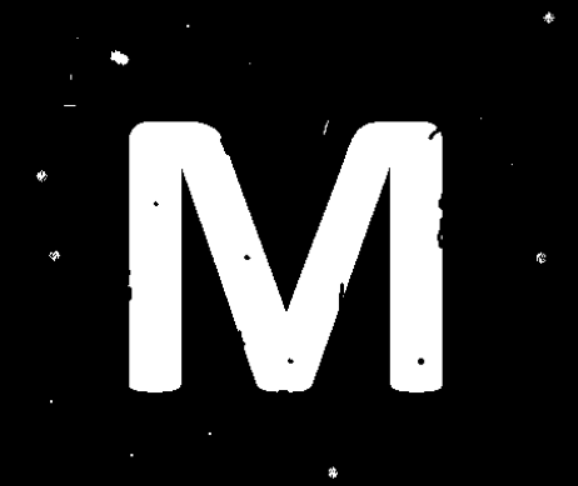
#> input picture 1.png, 578 x 486 px
$ jupyter execute Closing.ipynb
#> lines starting #> are read from the running program, lines starting #| are printed output that depends on the picture
[cell 1]
import cv2
import numpy as np
import matplotlib.pyplot as plt
import os

# Fungsi untuk membaca gambar dan melakukan operasi closing
def proses_closing(nama_file):
    # Pastikan file ada
#> called with nama_file = '1.png'
    if not os.path.exists(nama_file):
        print(f"File '{nama_file}' tidak ditemukan.")
        return None, None

    # Baca gambar dalam mode grayscale
    image = cv2.imread(nama_file, cv2.IMREAD_GRAYSCALE)
#> image is the input picture: shape (486, 578); min 0, max 255, mean 47.9

    # Buat kernel 5x5
    kernel = np.ones((5, 5), np.uint8)

    # Lakukan operasi closing
    closing = cv2.morphologyEx(image, cv2.MORPH_CLOSE, kernel)

    return image, closing

# Proses gambar pertama
img1, result1 = proses_closing('1.png')

# Proses gambar kedua
img2, result2 = proses_closing('2.png')
#> call 2 of proses_closing, with nama_file = '2.png'
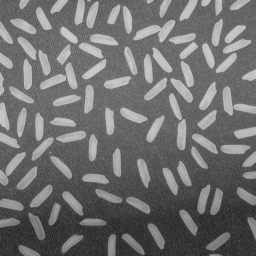
#> input picture 2.png, 256 x 256 px
#> in proses_closing, image is the input picture: shape (256, 256); min 40, max 204, mean 111.2
#> in proses_closing (call 2), `closing = cv2.morphologyEx(image, cv2.MORPH_CLOSE, kernel)`:
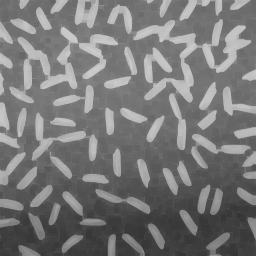
#> closing: shape (256, 256); min 52, max 204, mean 119.2

# Tampilkan hasil (jika kedua gambar ditemukan)
plt.figure(figsize=(12, 6))

if img1 is not None:
    plt.subplot(2, 2, 1)
    plt.title("1.png - Asli")
    plt.imshow(img1, cmap='gray')
    plt.axis('off')

    plt.subplot(2, 2, 2)
    plt.title("1.png - Closing")
    plt.imshow(result1, cmap='gray')
    plt.axis('off')

if img2 is not None:
    plt.subplot(2, 2, 3)
    plt.title("2.png - Asli")
    plt.imshow(img2, cmap='gray')
    plt.axis('off')

    plt.subplot(2, 2, 4)
    plt.title("2.png - Closing")
    plt.imshow(result2, cmap='gray')
    plt.axis('off')

plt.tight_layout()
plt.show()
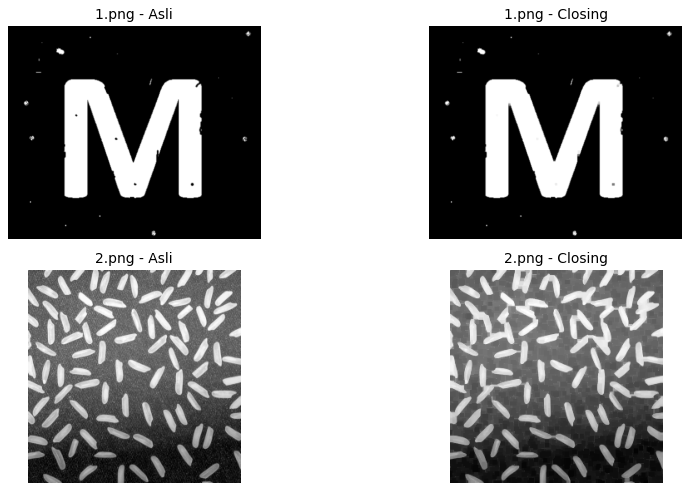
#> figure drawn by matplotlib, 4 panels
